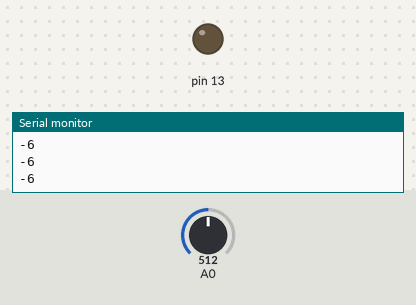
This sketch was run on a simulated Arduino Uno, built with avr-gcc and run on an emulated ATmega328P. On the bench: output pins drawn as LEDs (lit = HIGH), the last lines printed to the serial monitor. The inputs (shaded band) are chosen by the test bench; at power-on: A0 = 512.

Above: at 1.2 s.
1.3 s: A0 set to 557
2.8 s: A0 set to 582
At 3.8 s:
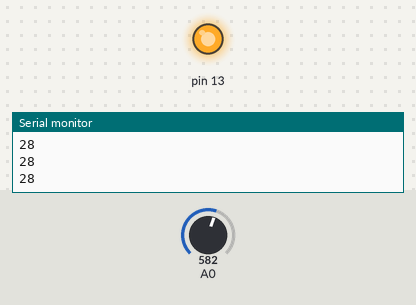
4.5 s: A0 set to 511
At 5.3 s:
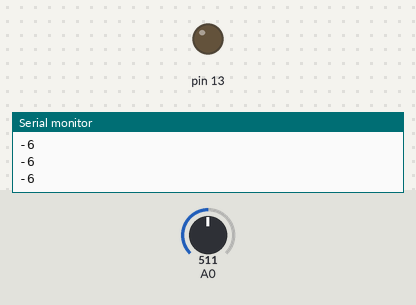
6.3 s: A0 set to 343
7.8 s: A0 set to 315
At 9.0 s:
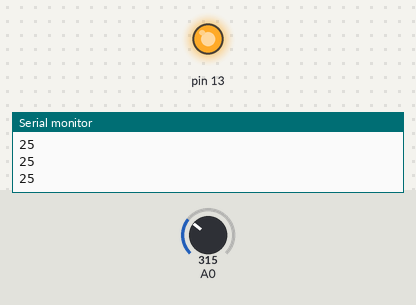
Timing chart, 0 to 10.5 s (numbered marks = the images above; inputs shaded):
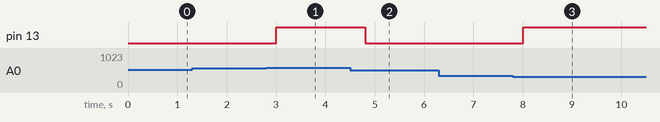

The sketch:

lm35_temperature_read.ino
```cpp
int rawval;
int temp;
int del;
void setup() {
  Serial.begin(9600);
  pinMode(A0, INPUT);
  pinMode(13, OUTPUT);
}

void loop() {
  rawval = analogRead(A0);
  temp = (rawval*5*100)/1023;
  Serial.println(temp);
  delay(200);

  if (temp >= 20){
    analogWrite(13,255);
   }
   else{
    analogWrite(13,0);
   }
}
```

Measured:
- the behaviour switches between 565 and 566 on A0 (found by bisection; images 0 and 1)
- the behaviour switches between 328 and 327 on A0 (found by bisection; images 2 and 3)
- after the input at 2.8 s, pin 13: LOW → HIGH after 0.20 s
- after the input at 4.5 s, pin 13: HIGH → LOW after 0.31 s
- after the input at 7.8 s, pin 13: LOW → HIGH after 0.21 s
